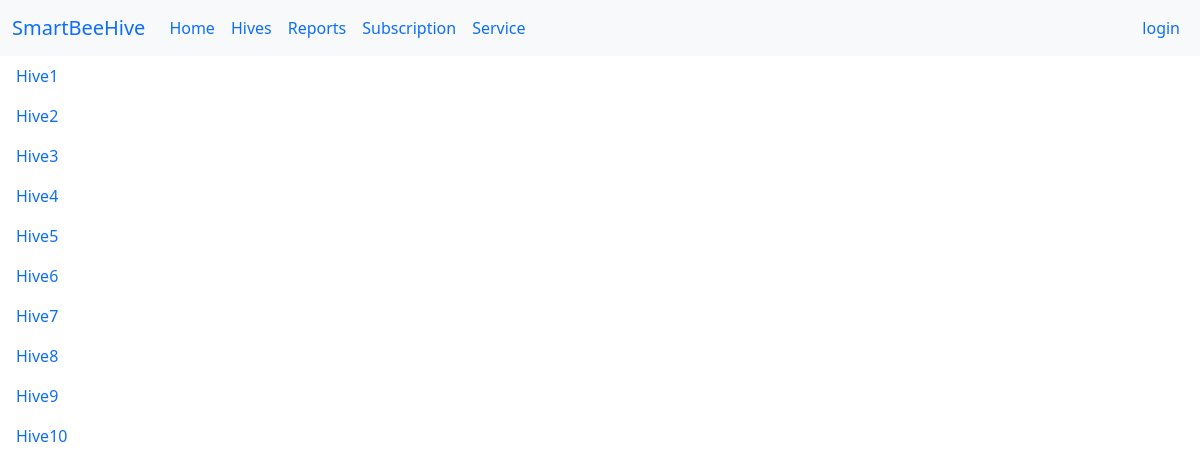
The page /report/ on the database its author committed.
### hives/models.py (models this page shows, shortened)
class Hive(models.Model):
    coordinate = models.CharField(max_length=100, verbose_name="Координаты")
    class Meta:
        pass

### hives/views.py (the view)
# urls.py: path('report/', view_report_page),
def view_report_page(request):
    hives = Hive.objects.all()
    hive_id = request.GET.get("hive_id")
    reports = ReportHive.objects.filter(hive_id=hive_id)
    for report in reports:
        report_file = report_generator.ReportHive(report.hive_id, report.aver_temp, report.aver_humid,
                                                  report.change_weight,
                                                  report.start_date, report.end_date)
        print(f"view: {report}")
    return render(request, 'report.html', context={'reports': reports, 'hives': hives})

### templates/report.html (shortened to what this page needs)
{% extends 'base.html' %}
{% block content_nav %}
    <nav class="nav flex-column">
        {% for hive in hives %}
            <a class="nav-link" href="/report/?hive_id={{ hive.id }}">Hive{{ hive.id }}</a>
        {% endfor %}
    </nav>
{% endblock %}

### rows shown on the page
Hive: id "1"
Hive: id "2"
Hive: id "3"
Hive: id "4"
Hive: id "5"
Hive: id "6"
Hive: id "7"
Hive: id "8"
Hive: id "9"
Hive: id "10"
